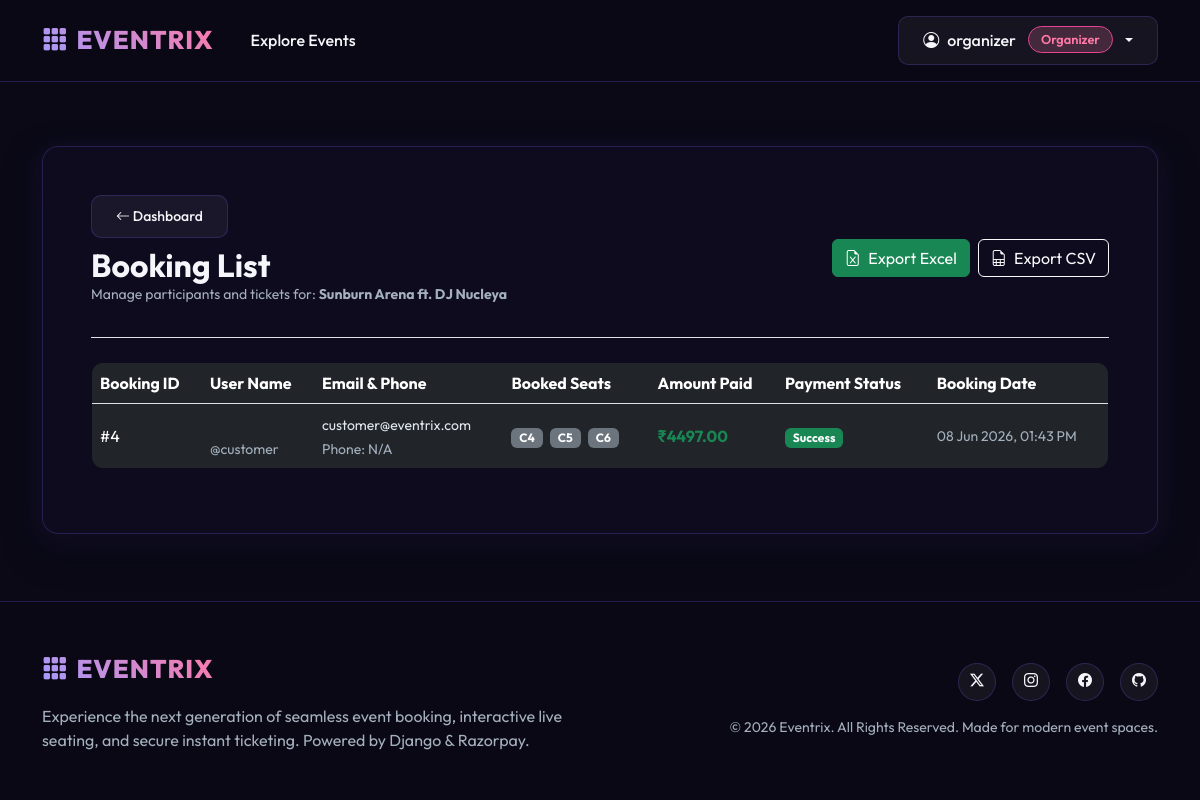
Page /organizer/bookings/1/ (signed in) on the committed database.
### accounts/models.py (models this page shows, shortened)
class User(AbstractUser):
    ROLE_CHOICES = (
        ('ADMIN', 'Admin'),
        ('ORGANIZER', 'Organizer'),
        ('CUSTOMER', 'Customer'),
    )
    role = models.CharField(max_length=15, choices=ROLE_CHOICES, default='CUSTOMER')
    is_approved_organizer = models.BooleanField(default=False)
    phone = models.CharField(max_length=15, blank=True, null=True)
    profile_picture = models.ImageField(upload_to='profiles/', blank=True, null=True)
    city = models.CharField(max_length=100, blank=True, null=True)
    created_at = models.DateTimeField(auto_now_add=True)
    @property
    def is_admin_role(self):
        return self.role == 'ADMIN' or self.is_superuser
    @property
    def is_organizer_role(self):
        return self.role == 'ORGANIZER'

### events/models.py (models this page shows, shortened)
class Event(models.Model):
    CATEGORY_CHOICES = (
        ('MUSIC', 'Music'),
        ('COMEDY', 'Comedy'),
        ('THEATRE', 'Theatre & Arts'),
        ('SPORTS', 'Sports'),
        ('CONFERENCE', 'Conferences & Tech'),
        ('OTHER', 'Other'),
    )
    title = models.CharField(max_length=200)
    description = models.TextField()
    category = models.CharField(max_length=30, choices=CATEGORY_CHOICES, default='OTHER')
    city = models.CharField(max_length=100)
    venue = models.CharField(max_length=250)
    date_time = models.DateTimeField()
    ticket_price = models.DecimalField(max_digits=10, decimal_places=2)
    capacity = models.IntegerField()
    banner = models.ImageField(upload_to='event_banners/', blank=True, null=True)
    organizer = models.ForeignKey(settings.AUTH_USER_MODEL, on_delete=models.CASCADE, related_name='organized_events')
    is_published = models.BooleanField(default=False)
    is_approved = models.BooleanField(default=False)
    created_at = models.DateTimeField(auto_now_add=True)
    updated_at = models.DateTimeField(auto_now=True)

class Booking(models.Model):
    PAYMENT_STATUS_CHOICES = (
        ('PENDING', 'Pending'),
        ('COMPLETED', 'Completed'),
        ('FAILED', 'Failed'),
        ('CANCELLED', 'Cancelled'),
    )
    user = models.ForeignKey(settings.AUTH_USER_MODEL, on_delete=models.CASCADE, related_name='bookings')
    event = models.ForeignKey(Event, on_delete=models.CASCADE, related_name='bookings')
    seats = models.ManyToManyField(Seat, related_name='bookings')
    booking_date = models.DateTimeField(auto_now_add=True)
    total_amount = models.DecimalField(max_digits=10, decimal_places=2)
    payment_status = models.CharField(max_length=15, choices=PAYMENT_STATUS_CHOICES, default='PENDING')
    created_at = models.DateTimeField(auto_now_add=True)
    reminder_3days_sent = models.BooleanField(default=False)
    reminder_today_sent = models.BooleanField(default=False)

class Seat(models.Model):
    STATUS_CHOICES = (
        ('AVAILABLE', 'Available'),
        ('BOOKED', 'Booked'),
        ('BLOCKED', 'Blocked'),
    )
    event = models.ForeignKey(Event, on_delete=models.CASCADE, related_name='seats')
    row_label = models.CharField(max_length=5) # e.g. 'A', 'B'
    seat_number = models.IntegerField()       # e.g. 1, 2, 3
    status = models.CharField(max_length=15, choices=STATUS_CHOICES, default='AVAILABLE')
    booked_by = models.ForeignKey(settings.AUTH_USER_MODEL, on_delete=models.SET_NULL, null=True, blank=True, related_name='reserved_seats')
    updated_at = models.DateTimeField(auto_now=True)
    class Meta:
        unique_together = ('event', 'row_label', 'seat_number')
        ordering = ['row_label', 'seat_number']

### events/views.py (the view)
# urls.py: path('organizer/bookings/<int:event_id>/', views.organizer_bookings_view, name='organizer_bookings'),
@login_required
def organizer_bookings_view(request, event_id):
    event = get_object_or_404(Event, id=event_id)
    if event.organizer != request.user and not request.user.is_admin_role:
        messages.error(request, "Unauthorized access.")
        return redirect('dashboard')
    bookings = Booking.objects.filter(event=event).order_by('-booking_date')
    context = {
        'event': event,
        'bookings': bookings
    }
    return render(request, 'events/organizer_bookings.html', context)

### templates/events/organizer_bookings.html (shortened to what this page needs)
{% extends 'base.html' %}
{% block content %}
<div class="container py-5">
    <div class="card card-glass p-4 p-md-5 animate-fade-in">
        <div class="d-flex flex-column flex-md-row justify-content-between align-items-md-center gap-3 mb-4 border-bottom border-glass pb-3">
            <div>
                <a href="{% url 'dashboard' %}" class="btn btn-glass btn-sm mb-2"><i class="bi bi-arrow-left"></i> Dashboard</a>
                <h2 class="fw-bold mb-0">Booking List</h2>
                <p class="text-muted small">Manage participants and tickets for: <b>{{ event.title }}</b></p>
            </div>
            <div class="d-flex gap-2">
                <a href="{% url 'export_participants' event.id 'excel' %}" class="btn btn-success"><i class="bi bi-file-earmark-excel me-1"></i> Export Excel</a>
                <a href="{% url 'export_participants' event.id 'csv' %}" class="btn btn-outline-light"><i class="bi bi-file-earmark-spreadsheet me-1"></i> Export CSV</a>
            </div>
        </div>
        {% if bookings %}
            <div class="table-responsive">
                <table class="table table-dark table-hover align-middle border border-glass" style="border-radius: 12px; overflow: hidden;">
                    <thead>
                        <tr class="border-glass">
                            <th scope="col" class="border-glass">Booking ID</th>
                            <th scope="col" class="border-glass">User Name</th>
                            <th scope="col" class="border-glass">Email & Phone</th>
                            <th scope="col" class="border-glass">Booked Seats</th>
                            <th scope="col" class="border-glass">Amount Paid</th>
                            <th scope="col" class="border-glass">Payment Status</th>
                            <th scope="col" class="border-glass">Booking Date</th>
                        </tr>
                    </thead>
                    <tbody>
                        {% for booking in bookings %}
                            <tr class="border-glass">
                                <td class="border-glass">#{{ booking.id }}</td>
                                <td class="border-glass">
                                    <br><small class="text-muted">@{{ booking.user.username }}</small>
                                </td>
                                <td class="border-glass">
                                    <small class="text-light">{{ booking.user.email }}</small>
                                    <br><small class="text-muted">{{ booking.user.phone|default:"Phone: N/A" }}</small>
                                </td>
                                <td class="border-glass">
                                    {% for seat in booking.seats.all %}
                                        <span class="badge bg-secondary me-1">{{ seat.row_label }}{{ seat.seat_number }}</span>
                                    {% endfor %}
                                </td>
                                <td class="border-glass text-success fw-bold">₹{{ booking.total_amount }}</td>
                                <td class="border-glass">
                                    {% if booking.payment_status == 'COMPLETED' %}
                                        <span class="badge bg-success">Success</span>
                                    {% elif booking.payment_status == 'PENDING' %}
                                        <span class="badge bg-warning text-dark">Pending</span>
                                    {% else %}
                                        <span class="badge bg-danger">Failed</span>
                                    {% endif %}
                                </td>
                                <td class="border-glass text-muted small">{{ booking.booking_date|date:"d M Y, h:i A" }}</td>
                            </tr>
                        {% endfor %}
                    </tbody>
                </table>
            </div>
        {% else %}
            <div class="text-center py-5">
                <i class="bi bi-person-x text-muted fs-1 mb-3"></i>
                <h5 class="fw-bold text-white">No Bookings Found</h5>
                <p class="text-muted">No tickets have been booked for this event yet.</p>
            </div>
        {% endif %}
    </div>
</div>
{% endblock %}

### templates/base.html (shortened to what this page needs)
{% load static %}
<!DOCTYPE html>
<html lang="en">
<head>
    <link href="https://cdn.jsdelivr.net/npm/bootstrap@5.3.2/dist/css/style.css" rel="stylesheet">
    <link href="https://cdn.jsdelivr.net/npm/bootstrap@5.3.2/dist/css/bootstrap.min.css" rel="stylesheet">
    <link rel="stylesheet" href="https://cdn.jsdelivr.net/npm/bootstrap-icons@1.11.1/font/bootstrap-icons.css">
    <link rel="stylesheet" href="{% static 'css/style.css' %}">
</head>
<body>
    <nav class="navbar navbar-expand-lg navbar-dark navbar-glass sticky-top py-3">
        <div class="container">
            <a class="navbar-brand d-flex align-items-center gap-2" href="{% url 'home' %}">
                <i class="bi bi-grid-3x3-gap-fill text-primary-light"></i>
                <span>EVENTRIX</span>
            </a>
            <div class="collapse navbar-collapse" id="navbarNav">
                <ul class="navbar-nav me-auto mb-2 mb-lg-0">
                    <li class="nav-item">
                        <a class="nav-link {% if request.resolver_match.url_name == 'home' %}active{% endif %}" href="{% url 'home' %}">Explore Events</a>
                    </li>
                </ul>
                <div class="d-flex align-items-center gap-2">
                    {% if user.is_authenticated %}
                        <div class="dropdown">
                            <button class="btn btn-glass dropdown-toggle d-flex align-items-center gap-2" type="button" id="userDropdown" data-bs-toggle="dropdown" aria-expanded="false">
                                {% if user.profile_picture %}
                                    <img src="{{ user.profile_picture.url }}" alt="Profile" class="rounded-circle" style="width: 24px; height: 24px; object-fit: cover;">
                                {% else %}
                                    <i class="bi bi-person-circle"></i>
                                {% endif %}
                                <span>{{ user.username }}</span>
                                {% if user.is_admin_role %}
                                    <span class="badge badge-role badge-admin ms-1">Admin</span>
                                {% elif user.is_organizer_role %}
                                    <span class="badge badge-role badge-organizer ms-1">Organizer</span>
                                {% else %}
                                    <span class="badge badge-role badge-customer ms-1">Customer</span>
                                {% endif %}
                            </button>
                        </div>
                    {% else %}
                        <a href="{% url 'login' %}" class="btn btn-glass">Login</a>
                        <a href="{% url 'register' %}" class="btn btn-grad-primary">Register</a>
                    {% endif %}
                </div>
            </div>
        </div>
    </nav>
    <main class="flex-grow-1">
        {% block content %}{% endblock %}
    </main>
    <footer class="py-5 text-center text-md-start">
        <div class="container">
            <div class="row g-4 align-items-center">
                <div class="col-md-6 text-center text-md-start">
                    <a class="navbar-brand d-inline-flex align-items-center gap-2 mb-3" href="{% url 'home' %}">
                        <i class="bi bi-grid-3x3-gap-fill text-primary-light"></i>
                        <span>EVENTRIX</span>
                    </a>
                    <p class="text-muted mb-0">Experience the next generation of seamless event booking, interactive live seating, and secure instant ticketing. Powered by Django & Razorpay.</p>
                </div>
                <div class="col-md-6 text-center text-md-end">
                    <div class="d-flex justify-content-center justify-content-md-end gap-3 mb-3">
                        <a href="#" class="btn btn-glass btn-sm rounded-circle" style="width: 38px; height: 38px; padding: 6px;"><i class="bi bi-twitter-x"></i></a>
                        <a href="#" class="btn btn-glass btn-sm rounded-circle" style="width: 38px; height: 38px; padding: 6px;"><i class="bi bi-instagram"></i></a>
                        <a href="#" class="btn btn-glass btn-sm rounded-circle" style="width: 38px; height: 38px; padding: 6px;"><i class="bi bi-facebook"></i></a>
                        <a href="#" class="btn btn-glass btn-sm rounded-circle" style="width: 38px; height: 38px; padding: 6px;"><i class="bi bi-github"></i></a>
                    </div>
                    <p class="text-muted small mb-0">&copy; 2026 Eventrix. All Rights Reserved. Made for modern event spaces.</p>
                </div>
            </div>
        </div>
    </footer>
</body>
</html>

### static/css/style.css (style rules this page uses)
:root { --bg-dark: #0a0915; --bg-card: rgba(20, 18, 42, 0.75); --bg-card-hover: rgba(30, 27, 60, 0.9); --primary: #6c5ce7; --primary-light: #a29bfe; --accent: #fd79a8; --success: #00b894; --warning: #f1c40f; --danger: #d63031; --text-main: #f5f6fa; --text-muted: #a4b0be; --border-glass: rgba(108, 92, 231, 0.25); --border-glass-focus: rgba(108, 92, 231, 0.6); --gradient-primary: linear-gradient(135deg, #6c5ce7 0%, #a29bfe 100%); --gradient-accent: linear-gradient(135deg, #fd79a8 0%, #e84393 100%); --gradient-dark: linear-gradient(135deg, #1e1b4b 0%, #0f0c20 100%); --font-sans: 'Outfit', 'Inter', sans-serif; --glow-shadow: 0 8px 32px 0 rgba(108, 92, 231, 0.2); }
body { background-color: var(--bg-dark); color: var(--text-main); font-family: var(--font-sans); min-height: 100vh; display: flex; flex-direction: column; overflow-x: hidden; }
.navbar-glass { background: rgba(10, 9, 21, 0.8) !important; backdrop-filter: blur(15px); -webkit-backdrop-filter: blur(15px); border-bottom: 1px solid var(--border-glass); transition: all 0.3s ease; }
.navbar-brand { font-weight: 800; font-size: 1.6rem; letter-spacing: 1px; background: linear-gradient(45deg, #a29bfe, #fd79a8); -webkit-background-clip: text; -webkit-text-fill-color: transparent; }
.nav-link { color: var(--text-main) !important; font-weight: 500; margin: 0 5px; transition: all 0.3s ease; border-radius: 8px; padding: 8px 16px !important; }
.card-glass { background: rgba(15, 12, 32, 0.95); backdrop-filter: blur(20px); -webkit-backdrop-filter: blur(20px); border: 1px solid var(--border-glass); border-radius: 16px; color: var(--text-main); transition: transform 0.3s cubic-bezier(0.175, 0.885, 0.32, 1.275), box-shadow 0.3s ease, border-color 0.3s ease; box-shadow: 0 15px 35px rgba(0, 0, 0, 0.5), var(--glow-shadow); }
.btn-glass { background: rgba(255, 255, 255, 0.05); border: 1px solid var(--border-glass); color: var(--text-main); font-weight: 500; border-radius: 10px; padding: 10px 24px; transition: all 0.3s ease; }
.animate-fade-in { animation: fadeIn 0.5s ease forwards; }
footer { background: rgba(10, 9, 21, 0.95); border-top: 1px solid var(--border-glass); margin-top: auto; }
.badge-role { font-size: 0.8rem; padding: 6px 12px; border-radius: 20px; font-weight: 600; }
.badge-organizer { background: rgba(253, 121, 168, 0.2); color: #fd79a8; border: 1px solid #e84393; }
.text-muted { color: var(--text-muted) !important; }
.text-light { color: #e2e8f0 !important; }
.text-primary-light { color: var(--primary-light) !important; }

### rows in the picture
User: username "organizer"
Event: title "Sunburn Arena ft. DJ Nucleya"
Booking: id "4", user.username "customer", user.email "customer@eventrix.com", user.phone "Phone: N/A", total_amount "4497.00", payment_status "Success", booking_date "08 Jun 2026, 01:43 PM"
Seat: row_label "C", seat_number "4"
Seat: row_label "C", seat_number "5"
Seat: row_label "C", seat_number "6"
